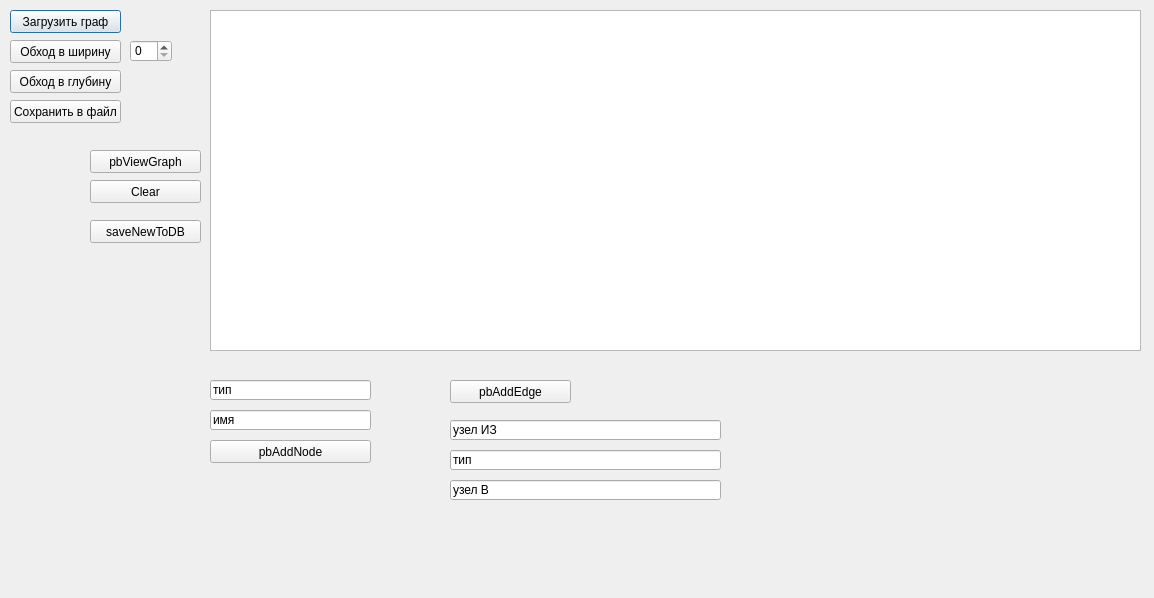
<?xml version="1.0" encoding="UTF-8"?>
<ui version="4.0">
 <class>DafSuperDialog</class>
 <widget class="QDialog" name="DafSuperDialog">
  <property name="geometry">
   <rect>
    <x>0</x>
    <y>0</y>
    <width>1154</width>
    <height>598</height>
   </rect>
  </property>
  <property name="windowTitle">
   <string>Dialog</string>
  </property>
  <widget class="QPushButton" name="pbStart">
   <property name="geometry">
    <rect>
     <x>10</x>
     <y>10</y>
     <width>111</width>
     <height>23</height>
    </rect>
   </property>
   <property name="text">
    <string>Загрузить граф</string>
   </property>
  </widget>
  <widget class="QTextEdit" name="textEdit">
   <property name="geometry">
    <rect>
     <x>210</x>
     <y>10</y>
     <width>931</width>
     <height>341</height>
    </rect>
   </property>
  </widget>
  <widget class="QPushButton" name="pbClear">
   <property name="geometry">
    <rect>
     <x>90</x>
     <y>180</y>
     <width>111</width>
     <height>23</height>
    </rect>
   </property>
   <property name="text">
    <string>Clear</string>
   </property>
  </widget>
  <widget class="QSpinBox" name="spinBox">
   <property name="geometry">
    <rect>
     <x>130</x>
     <y>40</y>
     <width>42</width>
     <height>22</height>
    </rect>
   </property>
  </widget>
  <widget class="QPushButton" name="pbObhod">
   <property name="geometry">
    <rect>
     <x>10</x>
     <y>40</y>
     <width>111</width>
     <height>23</height>
    </rect>
   </property>
   <property name="text">
    <string>Обход в ширину</string>
   </property>
  </widget>
  <widget class="QPushButton" name="pushButton">
   <property name="geometry">
    <rect>
     <x>10</x>
     <y>100</y>
     <width>111</width>
     <height>23</height>
    </rect>
   </property>
   <property name="text">
    <string>Сохранить в файл</string>
   </property>
  </widget>
  <widget class="QPushButton" name="pushButton_2">
   <property name="geometry">
    <rect>
     <x>10</x>
     <y>70</y>
     <width>111</width>
     <height>23</height>
    </rect>
   </property>
   <property name="text">
    <string>Обход в глубину</string>
   </property>
  </widget>
  <widget class="QPushButton" name="pbAddNode">
   <property name="geometry">
    <rect>
     <x>210</x>
     <y>440</y>
     <width>161</width>
     <height>23</height>
    </rect>
   </property>
   <property name="text">
    <string>pbAddNode</string>
   </property>
  </widget>
  <widget class="QLineEdit" name="lineEditNodeName">
   <property name="geometry">
    <rect>
     <x>210</x>
     <y>410</y>
     <width>161</width>
     <height>20</height>
    </rect>
   </property>
   <property name="text">
    <string>имя</string>
   </property>
  </widget>
  <widget class="QLineEdit" name="lineEditNodeType">
   <property name="geometry">
    <rect>
     <x>210</x>
     <y>380</y>
     <width>161</width>
     <height>20</height>
    </rect>
   </property>
   <property name="text">
    <string>тип</string>
   </property>
  </widget>
  <widget class="QPushButton" name="pbAddEdge">
   <property name="geometry">
    <rect>
     <x>450</x>
     <y>380</y>
     <width>121</width>
     <height>23</height>
    </rect>
   </property>
   <property name="text">
    <string>pbAddEdge</string>
   </property>
  </widget>
  <widget class="QLineEdit" name="lineEditNodeSrc">
   <property name="geometry">
    <rect>
     <x>450</x>
     <y>420</y>
     <width>271</width>
     <height>20</height>
    </rect>
   </property>
   <property name="text">
    <string>узел ИЗ</string>
   </property>
  </widget>
  <widget class="QLineEdit" name="lineEditNodeDst">
   <property name="geometry">
    <rect>
     <x>450</x>
     <y>480</y>
     <width>271</width>
     <height>20</height>
    </rect>
   </property>
   <property name="text">
    <string>узел В</string>
   </property>
  </widget>
  <widget class="QLineEdit" name="lineEditEdgeType">
   <property name="geometry">
    <rect>
     <x>450</x>
     <y>450</y>
     <width>271</width>
     <height>20</height>
    </rect>
   </property>
   <property name="text">
    <string>тип</string>
   </property>
  </widget>
  <widget class="QPushButton" name="pbViewGraph">
   <property name="geometry">
    <rect>
     <x>90</x>
     <y>150</y>
     <width>111</width>
     <height>23</height>
    </rect>
   </property>
   <property name="text">
    <string>pbViewGraph</string>
   </property>
  </widget>
  <widget class="QPushButton" name="pbSaveNewToDB">
   <property name="geometry">
    <rect>
     <x>90</x>
     <y>220</y>
     <width>111</width>
     <height>23</height>
    </rect>
   </property>
   <property name="text">
    <string>saveNewToDB</string>
   </property>
  </widget>
 </widget>
 <resources/>
 <connections>
  <connection>
   <sender>pbClear</sender>
   <signal>clicked()</signal>
   <receiver>textEdit</receiver>
   <slot>clear()</slot>
   <hints>
    <hint type="sourcelabel">
     <x>457</x>
     <y>341</y>
    </hint>
    <hint type="destinationlabel">
     <x>305</x>
     <y>180</y>
    </hint>
   </hints>
  </connection>
 </connections>
</ui>
